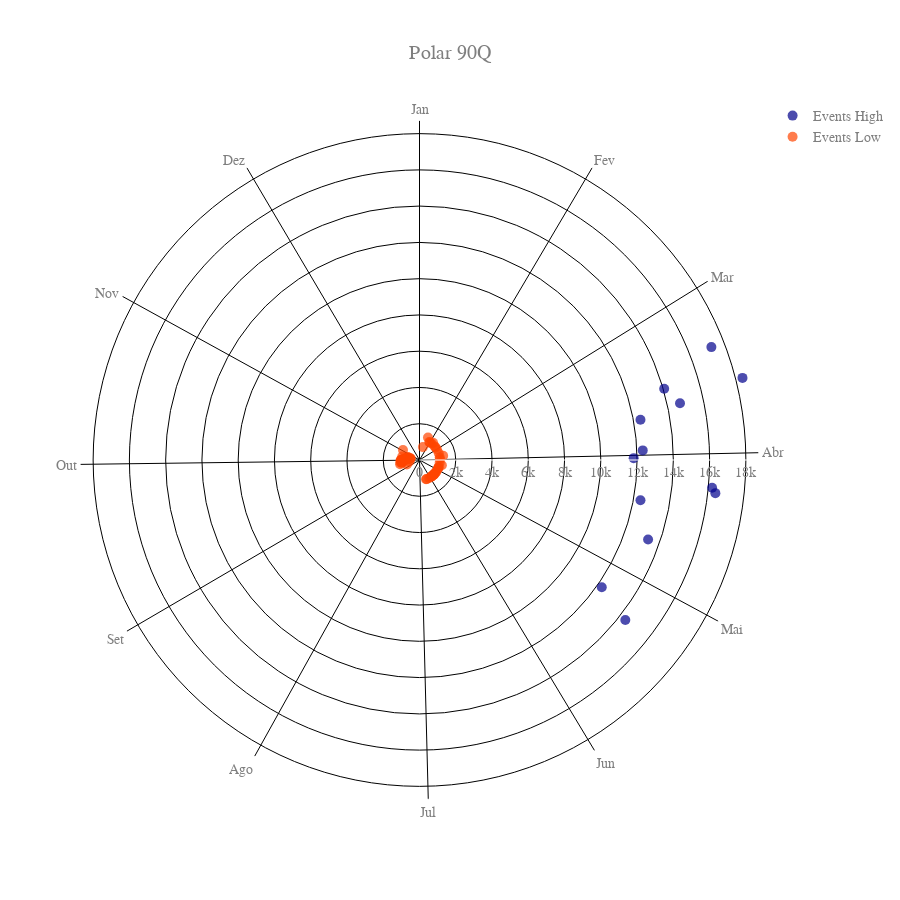

The cell this chart's notebook holds for it:
### Code cell
fig_polar_scenery_90q_high, fig_polar_data_scenery_90q_high = partial_high_scenery_90q.polar(title="Events High", color="#00008B")
fig_polar_scenery_90q_low, fig_polar_data_scenery_90q_low = partial_low_scenery_90q.polar(title="Events Low", color="#FF4500")

layout=fig_polar_scenery_90q_high['layout']

layout['title']['text'] = "Polar 90Q"
fig_polar_scenery_90q = dict(data=fig_polar_data_scenery_90q_high+[fig_polar_data_scenery_90q_low[0]], layout=fig_polar_scenery_90q_high['layout'])

py.offline.iplot(fig_polar_scenery_90q)

### Figure 1 — Plotly figure (JSON) as saved in the notebook; plotly's stock layout.template omitted (floating-point values rounded to 4 significant figures)
{"data": [{"marker": {"color": "#00008B", "line": {"color": "white"}, "opacity": 0.7, "size": 10}, "mode": "markers", "name": "Events High", "r": [16210, 14380, 14705, 18380, 17260, 12388, 12324, 16420, 11812, 13348, 12260, 12388, 14055], "text": ["1974-04-07", "1974-05-10", "1978-03-20", "1980-03-17", "1982-03-11", "1985-03-22", "2000-03-29", "2004-04-07", "2005-04-01", "2006-04-21", "2006-05-07", "2008-04-11", "2014-03-16"], "theta": [95.41, 127.9, 77.7, 75.74, 68.85, 79.67, 87.54, 96.39, 89.51, 109.2, 124.9, 100.3, 73.77], "thetaunit": "degrees", "type": "scatterpolar"}, {"marker": {"color": "#FF4500", "line": {"color": "white"}, "opacity": 0.7, "size": 10}, "mode": "markers", "name": "Events Low", "r": [1125, 490, 520, 608, 1032, 1063, 656, 1125, 632, 970, 1125, 1125, 1125, 1001, 1125, 880, 1125, 1001, 1125, 1125, 1125, 1326, 1125, 955, 970, 1125, 1125, 1125, 1125, 1063, 1326, 1125, 1125, 1207, 1125, 1125, 1125, 1267, 1017, 1125, 656, 736, 1094, 736, 1048.0, 1125, 940, 940, 835, 970, 1125, 722, 835, 895, 1125, 1125, 1125, 562.1, 512.4, 1125], "text": ["1970-04-09", "1970-10-11", "1971-10-12", "1972-10-06", "1973-09-30", "1974-11-02", "1975-10-16", "1976-03-24", "1976-10-07", "1977-10-02", "1978-02-05", "1978-05-27", "1979-04-24", "1980-09-28", "1981-02-18", "1981-09-30", "1982-05-23", "1983-09-23", "1984-03-29", "1984-05-27", "1985-06-03", "1986-01-21", "1986-05-18", "1987-09-25", "1988-10-12", "1989-05-08", "1990-01-31", "1990-04-29", "1991-03-01", "1991-09-24", "1992-03-21", "1992-05-06", "1993-04-25", "1994-02-08", "1994-05-16", "1995-01-29", "1995-06-11", "1996-04-14", "1996-10-01", "1997-02-22", "1998-10-14", "1999-09-12", "2000-09-18", "2003-01-15", "2003-09-30", "2004-05-13", "2005-09-23", "2006-09-30", "2007-10-03", "2008-09-27", "2009-06-13", "2010-10-12", "2011-10-03", "2012-10-05", "2013-05-22", "2014-05-17", "2015-04-21", "2016-09-22", "2017-10-10", "2018-03-13"], "theta": [97.38, 279.3, 280.3, 275.4, 268.5, 301.0, 284.3, 82.62, 276.4, 270.5, 35.41, 144.6, 112.1, 267.5, 48.2, 268.5, 140.7, 261.6, 87.54, 145.6, 151.5, 20.66, 135.7, 263.6, 281.3, 125.9, 30.49, 117.0, 59.02, 262.6, 79.67, 124.9, 113.1, 38.36, 133.8, 28.52, 159.3, 103.3, 270.5, 52.13, 282.3, 250.8, 257.7, 14.75, 268.5, 131.8, 261.6, 268.5, 271.5, 266.6, 161.3, 280.3, 271.5, 274.4, 139.7, 134.8, 109.2, 261.6, 278.4, 70.82], "thetaunit": "degrees", "type": "scatterpolar"}], "layout": {"angularaxis": {"showticklabels": false}, "font": {"color": "#7f7f7f", "family": "Courier New, monospace", "size": 14}, "height": 900, "paper_bgcolor": "#FFFFFF", "plot_bgcolor": "#FFFFFF", "polar": {"angularaxis": {"direction": "clockwise", "gridcolor": "#000000", "rotation": 90, "showticklabels": true, "tickcolor": "#000000", "ticks": "", "ticktext": ["Jan", "Fev", "Mar", "Abr", "Mai", "Jun", "Jul", "Ago", "Set", "Out", "Nov", "Dez"], "tickvals": [0, 30.58, 58.19, 88.77, 118.4, 148.9, 178.5, 209.1, 239.7, 269.3, 298.8, 329.4], "type": "linear"}, "bgcolor": "#FFFFFF", "radialaxis": {"autorange": true, "gridcolor": "#000000", "range": [0, 18740.0], "showticklabels": true, "type": "linear"}}, "showlegend": true, "title": {"font": {"color": "#7f7f7f", "family": "Courier New, monospace", "size": 20}, "text": "Polar 90Q", "x": 0.5, "xanchor": "center", "y": 0.95, "yanchor": "top"}, "width": 900}}
